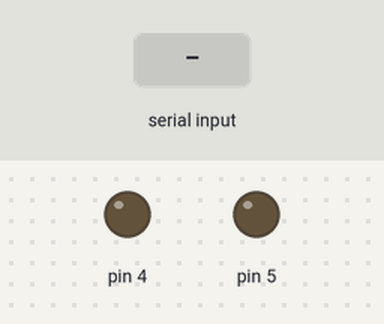
Bench run of a sketch on a simulated Arduino Uno, built with avr-gcc and run on an emulated ATmega328P. Parts: output pins drawn as LEDs (lit = HIGH). Inputs (shaded band) come from the test bench.

Above: at 1.2 s.
1.3 s: "1" received over the second serial link
At 1.9 s:
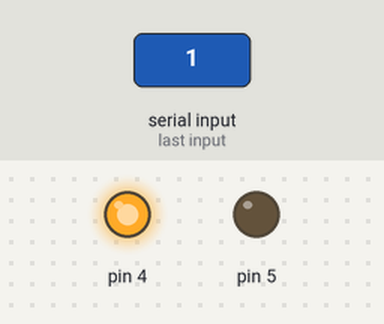
2.8 s: "3" received over the second serial link
At 3.1 s:
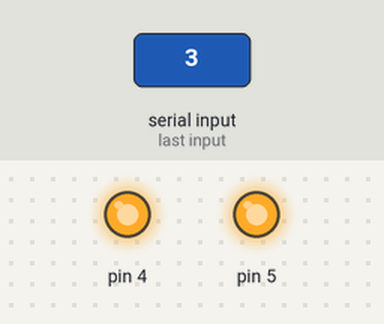
4.8 s: "0" received over the second serial link
At 5.8 s:
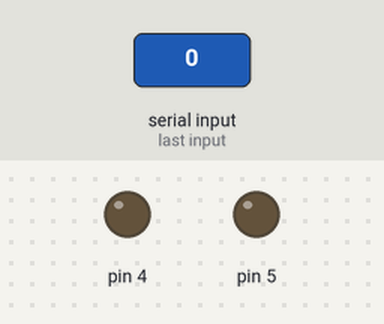
6.3 s: "3" received over the second serial link
At 6.7 s:
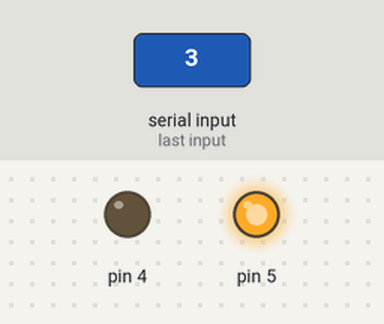
Timing chart, 0 to 9.3 s (numbered marks = the images above; inputs shaded):
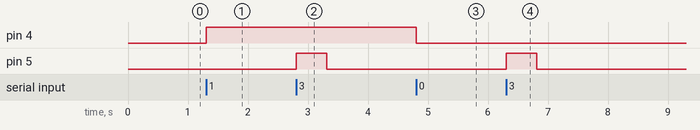

The sketch:

light_sensor.ino
```cpp
#include <SoftwareSerial.h>
SoftwareSerial stavros(2, 3); // RX | TX

int state = 0;
bool stavros_on = false;

void isStavrosOn ()
{
  if (stavros_on)
    stavros.println("STAVROS ON");
  else
    stavros.println("STAVROS OFF");
}


void setup()
{
  pinMode(4, OUTPUT);
  pinMode(5, OUTPUT);
  stavros.begin(9600); // Default communication rate of the Bluetooth module

  digitalWrite (4, LOW);
  digitalWrite (5, LOW);

  isStavrosOn ();
}


void loop()
{
  if(stavros.available() > 0)
  {
    state = stavros.read();
  }

  if (state == '0')
  {
    digitalWrite(4, LOW);
    stavros_on = false;
    isStavrosOn();
  } else if (state == '1')
  {
    digitalWrite(4, HIGH);
    stavros_on = true;
    isStavrosOn();

  }
  else if (state == '2')
  {
    isStavrosOn();
  }
  else if (state == '3')
  {
    digitalWrite(5, HIGH);
    stavros.println("Pushed button");
    delay (500);
    digitalWrite(5, LOW);
    stavros.println("Released button");
  }

  state = 0;
}
```

Measured:
- after the input at 1.3 s, pin 4: LOW → HIGH at once
- after the input at 2.8 s, pin 5: LOW → HIGH at once, → LOW 0.52 s later
- after the input at 4.8 s, pin 4: HIGH → LOW at once
- after the input at 6.3 s, pin 5: LOW → HIGH at once, → LOW 0.52 s later
